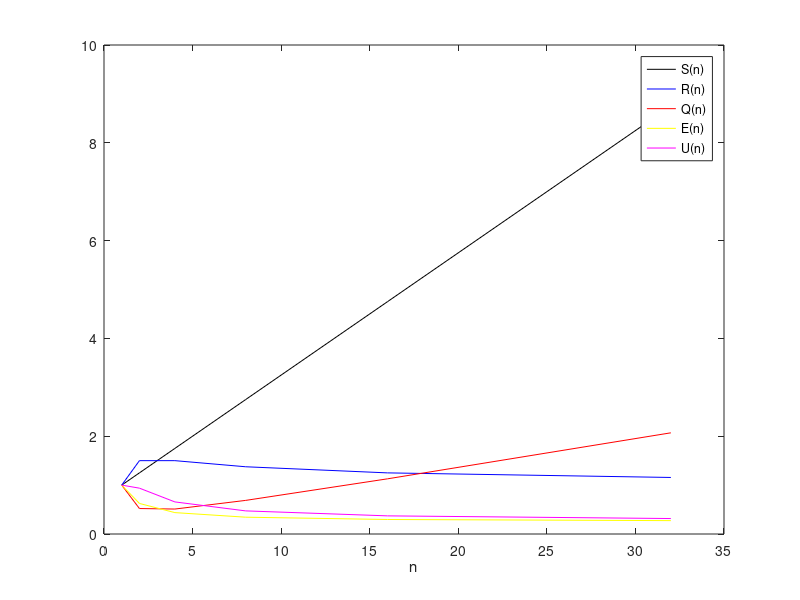

The MATLAB source for this figure:
n = [1, 2, 4, 8, 16, 32];
s = arrayfun(@(x) (x + 3) / 4, n);
e = arrayfun(@(x) (x + 3) / (4 * x), n);
r = arrayfun(@(x) (x + log2(x)) / x, n);
u = arrayfun(@(x) (x + 3) * (x + log2(x)) / (4 * (x .^ 2)), n);
q = arrayfun(@(x) (x + 3) .^ 2 / (16 * (x + log2(x))), n);

plot(n, s, 'k', n, r, 'b', n, q, 'r', n, e, 'y', n, u, 'm')
xlabel ("n");
legend("S(n)", "R(n)", "Q(n)", "E(n)", "U(n)");